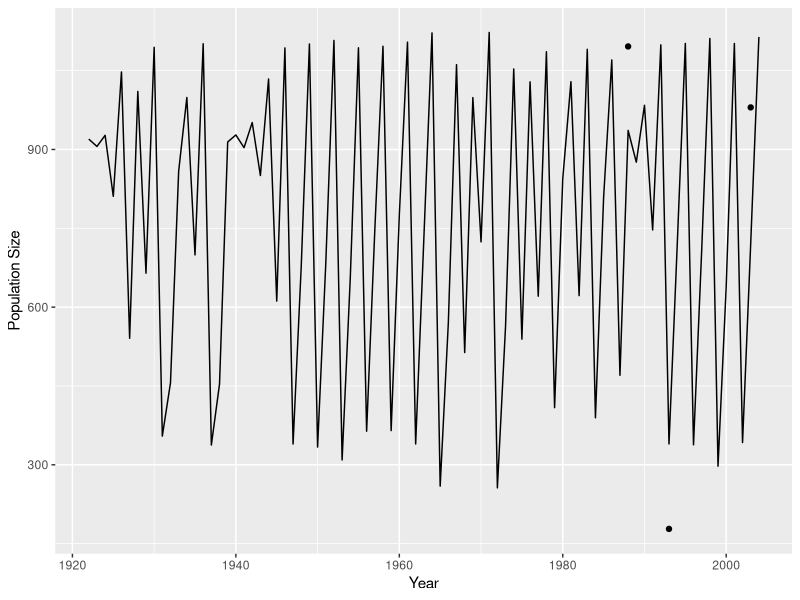
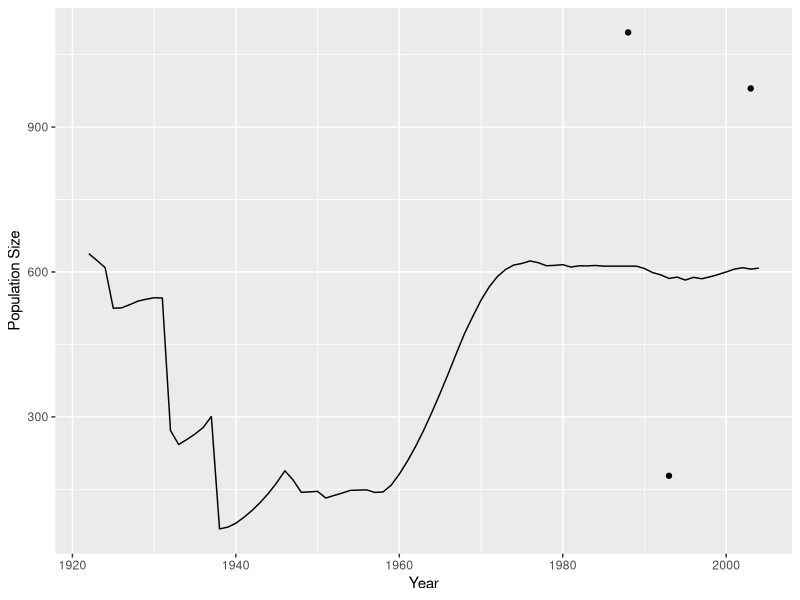
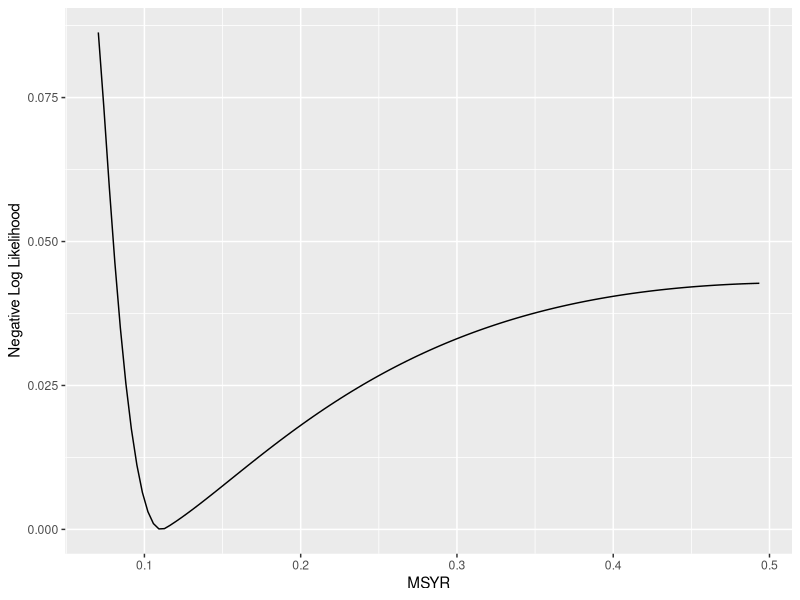

Here is the R script that generated these plots, in order:
# Homework 1
library(tidyverse)
library(here)
library(stats4)

# Load Data ---------------------------------------------------------------
data <- read_delim(here("homework1", "HWK1_data.txt"))

catch <- data$Catch
obs <- c(1096, 178, 980)
cv <- c(0.35, 0.5, 0.48)

# Log Likelihood ----------------------------------------------------------

negloglik <- function(logK, logr, logtau){
  # extract parameters
  K <- exp(logK); r <- exp(logr); tau <- exp(logtau); N <- rep(0, length(catch))
  
  # generate biomass series
  N[1] <- K
  for(i in 2:length(N)){
    N[i] = max((N[i-1] + r*N[i-1]*(1 - (N[i-1]/K)^2.39) - catch[i-1]), 0.01)
  }
  
  # pull out specific abundance predictions for 1988, 1993, 2003
  preds <- N[c(67, 72, 82)]
  
  # calculate sigma for each year with abundance data
  sig <- sqrt(cv^2 + tau^2)
  
  # calculate likelihood
  
  nLL <- sum(-1*dlnorm(obs, log(preds), sig, log = T))
  
  return(nLL)
}


# Fit Model ---------------------------------------------------------------

# given the abundance estimates increase from 1993 to 2003, I'll use
# a starting value for r > 1

starts <- list(logK = log(2000), logr = log(1.3), logtau = log(2))
mle_output <- mle(negloglik, start = starts)

summary(mle_output)



# Plot Results ------------------------------------------------------------

# extract parameters from mle output
K <- exp(mle_output@coef[1])
r <- exp(mle_output@coef[2])
tau <- exp(mle_output@coef[3])

# create abundance time series
pop <- rep(0, length(catch))
pop[1] <- K

for(i in 2:length(pop)){
  pop[i] = pop[i-1] + r*pop[i-1]*(1 - (pop[i-1]/K)^2.39) - catch[i-1]
}

data <- cbind(data, pop)

# plot data
ggplot(data = data) +
  geom_line(aes(x = Year, y = pop)) +
  geom_point(aes(x = Year, y = Abundance)) +
  ylab("Population Size")

# It seems unlikely that the Fin whale population would bounce around this much,
# given how long lived the species is. This makes me think that mle found a local
# minimum negative log likelihood, not the true global minimum. This is likely because
# the abundance observations are very different. If I change the starting 
# r value to below 1, I see if that result is better than my first model fit.

starts <- list(logK = log(1000), logr = log(0.9), logtau = log(1))
mle_output2 <- mle(negloglik, start = starts)
summary(mle_output2)

if(logLik(mle_output2) < logLik(mle_output)){
  print("yes")
}

# Here is a plot of the population trajectory using the better parameter estimates

# extract parameters
K <- exp(mle_output2@coef[1])
r <- exp(mle_output2@coef[2])
tau <- exp(mle_output2@coef[3])

# create abundance time series
pop2 <- rep(0, length(catch))
pop2[1] <- K

for(i in 2:length(pop2)){
  pop2[i] = pop2[i-1] + r*pop2[i-1]*(1 - (pop2[i-1]/K)^2.39) - catch[i-1]
}

data <- cbind(data, pop2)


# plot data
ggplot(data = data) +
  geom_line(aes(x = Year, y = pop2)) +
  geom_point(aes(x = Year, y = Abundance)) +
  ylab("Population Size")

# The negative log-likelihood is lower and the population trajectory appears more
# consistent with Fin whale biology and exploitation history of whales.
# (Question: Are the differences in abundance estimates related to misidentification
# by observers?)


# Likelihood Profile ------------------------------------------------------
best_LL <- -1*as.numeric(logLik(mle_output2))

# since MSYR is approximately 0.705r, first will find the likelihood for different
# r values, then transform 

r_vals <- seq(from = 0.1, to = 0.7, by = 0.005)
negloglikes <- rep(0, length(r_vals))

for(i in 1:length(r_vals)){
  starts <- list(logK = log(2000), logtau = log(2))
  fixed <- list(logr = log(r_vals[i]))
  
  output <- mle(negloglik, start = starts, fixed = fixed)
  negloglikes[i] <- -as.numeric(logLik(output)) - best_LL
  
}

MSYR_vals <- 0.705*r_vals

likelihood <- as.data.frame(cbind(MSYR_vals, negloglikes))

ggplot() + geom_line(data = likelihood, aes(x = MSYR_vals, y = negloglikes)) +
  xlab("MSYR") + ylab("Negative Log Likelihood")

# The MSYR corresponding to the minimum negative log-likelihood is ~ 0.11
# This ratio is higher than the ratio of catch to abundance estimates for 1988, 1993, and 2003,
# as well as the ratio of catch to model population size. If the population trajectory is
# reasonable, then potentially more fin whales could be harvested sustainably.
# However, the discrepancy between the population model estimates and the abundance data seems
# to suggest that better survey methods are needed to confirm this.